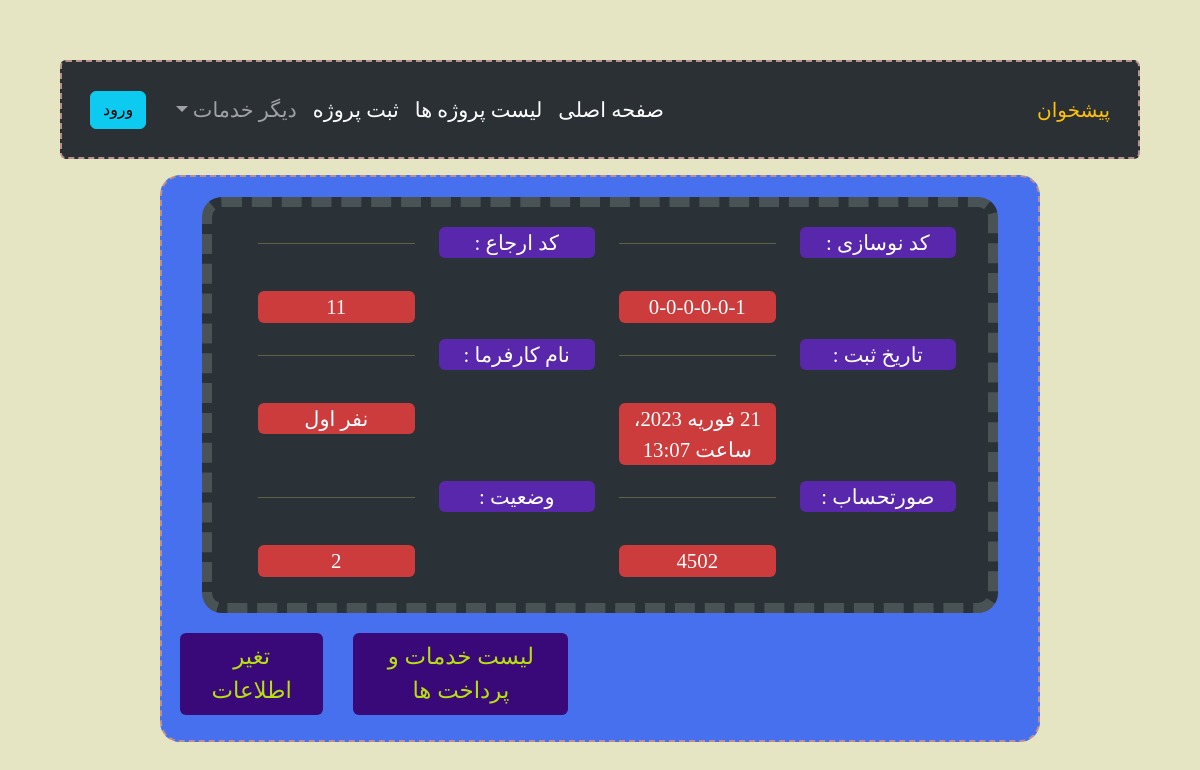
Page /accounts/project/1/ on the earlier database version.
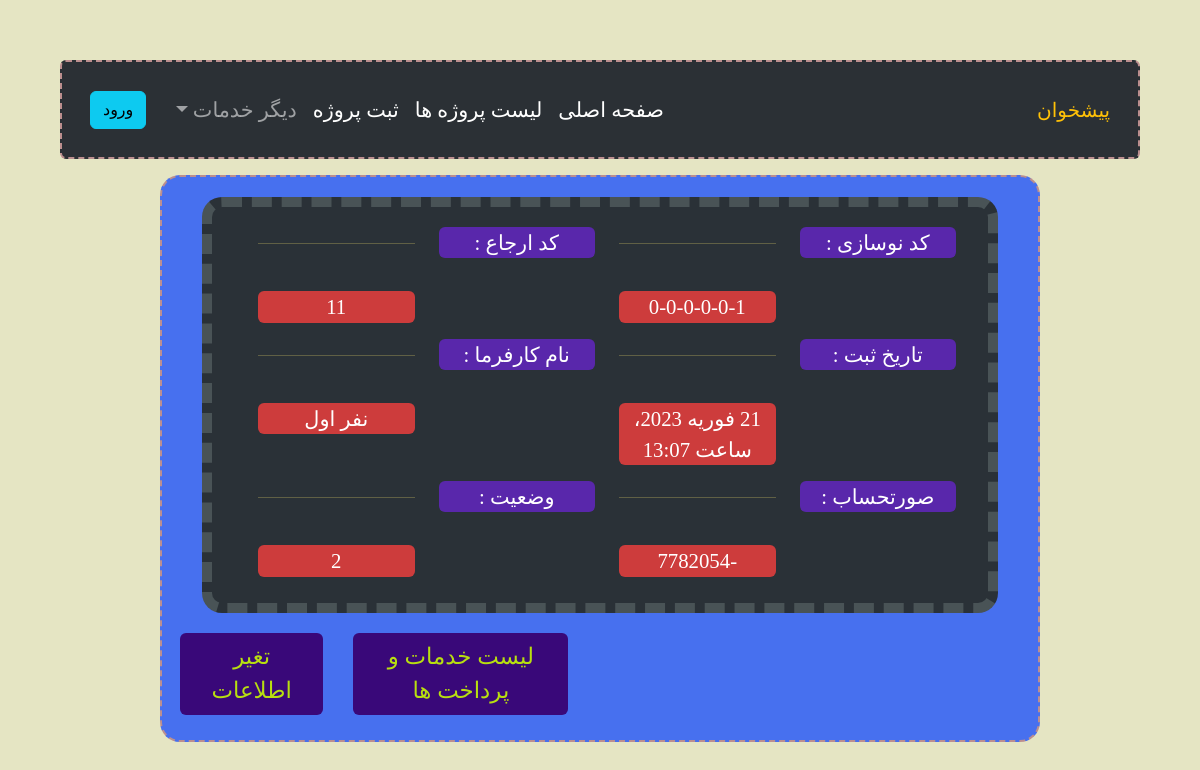
Same page on the later database version.
### accounts/models.py (models this page shows, shortened)
class project(models.Model):
    class Meta:
        verbose_name = 'پروژه'
        verbose_name_plural = 'پروژه'
    code_p = models.CharField("کد نوسازی", null=False, default='0-0-0-0-0-0', max_length=50)
    code_erg = models.CharField("کد ارجاع", null=False, default='0', max_length=50)
    add_time = models.DateTimeField('زمان ثبت', auto_now_add=True)
    bill = models.IntegerField('صورتحساب', null=False, default=0)
    construction = 7
    land = 8
    project_finish = 9
    loading_beam = 6
    columnarization = 5
    Destruction = 1
    Foundation_concreting = 4
    Excavation = 2
    foundation = 3
    status_choices = (
        (1, 'تخریب'),
        (2, 'گودبرداری'),
        (3, 'چینش فندانسیون'),
        (4, 'بتن ریزی فندانسیون'),
        (5, 'ستون ریزی'),
        (6, 'تیر ریزی'),
        (7, 'درحال ساخت'),
        (8, 'زمین خالی'),
        (9, 'متفرقه')
    )
    status = models.IntegerField('وضعیت پروژه', choices=status_choices, default=9)
    description = models.TextField(verbose_name="توضیحات", blank=True)
    manager = models.CharField("سازنده", null=False, max_length=50)
    pass

### accounts/views.py (the view)
# urls.py: path('project/<int:project_id>/', views.Project, name='project'),
def Project(request, project_id):
    obj = project.objects.get(pk=project_id)
    context = {
        'obj': obj
    }
    return render(request, 'accounts/project.html', context)

### accounts/templates/accounts/project.html (shortened to what this page needs)
{% extends "accounts/Base_template_accounts.html" %}
{% load jalali_tags %}
{% block main-content %}
    <div class="main-div">
        <div class="second-div text-center row ">
            <div class="col-md-12 row data">
                <div class="col-3">
                    <p class=" divlabel rounded">کد نوسازی : </p>
                </div>
                <div class="col-md-3 "><hr><br>
                    <P class="divans rounded">{{ obj.code_p}}</P>
                </div>
                <div class="col-md-3">
                    <p class=" divlabel rounded"> کد ارجاع  :</p>
                </div>
                <div class="col-md-3 "><hr></br>
                    <p class="divans rounded">{{ obj.code_erg }}</p>
                </div>
                <div class="col-md-3">
                    <p class=" divlabel rounded"> تاریخ ثبت  :</p>
                </div>
                <div class="col-md-3"><hr><br>
                   <p class="divans rounded">{{ obj.add_time|to_jalali:'%Y/%m/%d'}}</p>
                </div>
                <div class="col-md-3">
                   <p class=" divlabel rounded"> نام کارفرما :</p>
                </div>
                <div class="col-md-3 "><hr><br>
                   <p class="divans rounded">{{ obj.manager}}</p>
                </div>
                <div class="col-md-3">
                   <p class=" divlabel rounded"> صورتحساب :</p>
                </div>
                <div class="col-md-3"><hr><br>
                   <p class="divans rounded">{{ obj.bill}}</p>
                </div>
                <div class="col-md-3">
                   <p class=" divlabel rounded"> وضعیت :</p>
                </div>
                <div class="col-md-3 "><hr><br>
                   <p class="divans rounded">{{ obj.status}}</p>
                </div>
            </div>
        </div>
        <div class="row flex-row justify-content-end">
            <a class="btn change-btn col-md-3" href="{% url 'accounts:project_detail' project_id=obj.id %}">لیست خدمات و پرداخت ها</a>
            <a class="btn change-btn col-md-2" href="#">تغیر اطلاعات</a>
        </div>
    </div>
{% endblock %}

Differences in the rows shown:
changed project "نفر اول": bill "4502" → "-7782054"
